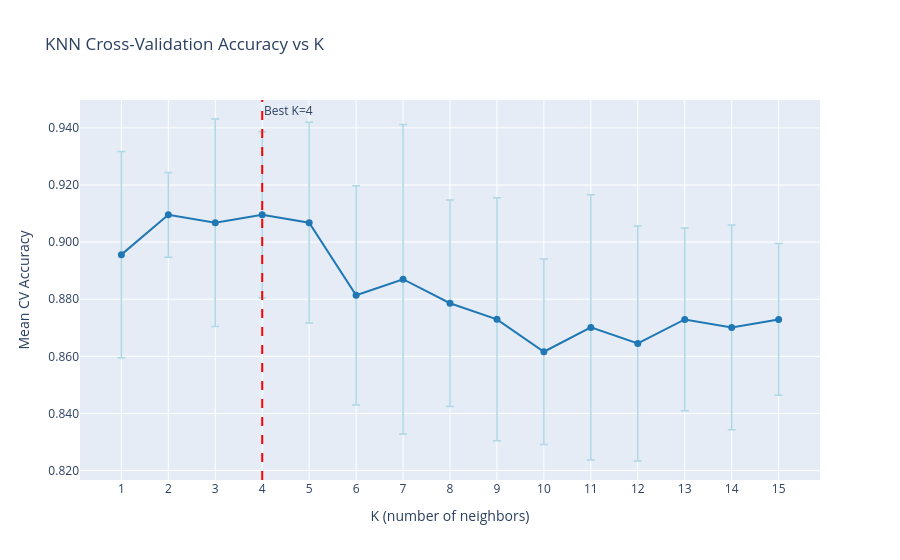

The code cell stored with this chart in its notebook:
### Code cell
import plotly.graph_objects as go

results = search_knn.cv_results_
k_values = list(range(1, 16))
mean_scores = results['mean_test_score']
std_scores = results['std_test_score']
best_k = search_knn.best_params_['knn__n_neighbors']

fig = go.Figure()

fig.add_trace(go.Scatter(
    x=k_values,
    y=mean_scores,
    mode='lines+markers',
    name='CV Accuracy',
    line=dict(color='#1f77b4', width=2),
    marker=dict(size=7),
    error_y=dict(
        type='data',
        array=std_scores,
        visible=True,
        color='lightblue',
        thickness=1.5
    )
))

fig.add_vline(
    x=best_k,
    line_dash='dash',
    line_color='red',
    annotation_text=f'Best K={best_k}',
    annotation_position='top right'
)

fig.update_layout(
    title='KNN Cross-Validation Accuracy vs K',
    xaxis=dict(title='K (number of neighbors)', tickmode='linear', dtick=1),
    yaxis=dict(title='Mean CV Accuracy', tickformat='.3f'),
    hovermode='x unified'
)

fig.show()

### Figure 1 — Plotly figure (JSON) as saved in the notebook; plotly's stock layout.template omitted (floating-point values rounded to 4 significant figures)
{"data": [{"error_y": {"array": [0.03608, 0.01487, 0.03634, 0.02909, 0.03513, 0.03838, 0.05419, 0.03612, 0.04254, 0.03249, 0.04644, 0.04115, 0.03198, 0.03584, 0.02656], "color": "lightblue", "thickness": 1.5, "type": "data", "visible": true}, "line": {"color": "#1f77b4", "width": 2}, "marker": {"size": 7}, "mode": "lines+markers", "name": "CV Accuracy", "type": "scatter", "x": [1, 2, 3, 4, 5, 6, 7, 8, 9, 10, 11, 12, 13, 14, 15], "y": [0.8956, 0.9095, 0.9068, 0.9096, 0.9068, 0.8814, 0.887, 0.8786, 0.873, 0.8616, 0.8701, 0.8645, 0.8729, 0.8701, 0.8729]}], "layout": {"annotations": [{"showarrow": false, "text": "Best K=4", "x": 4, "xanchor": "left", "xref": "x", "y": 1, "yanchor": "top", "yref": "y domain"}], "hovermode": "x unified", "shapes": [{"line": {"color": "red", "dash": "dash"}, "type": "line", "x0": 4, "x1": 4, "xref": "x", "y0": 0, "y1": 1, "yref": "y domain"}], "title": {"text": "KNN Cross-Validation Accuracy vs K"}, "xaxis": {"dtick": 1, "tickmode": "linear", "title": {"text": "K (number of neighbors)"}}, "yaxis": {"tickformat": ".3f", "title": {"text": "Mean CV Accuracy"}}}}
